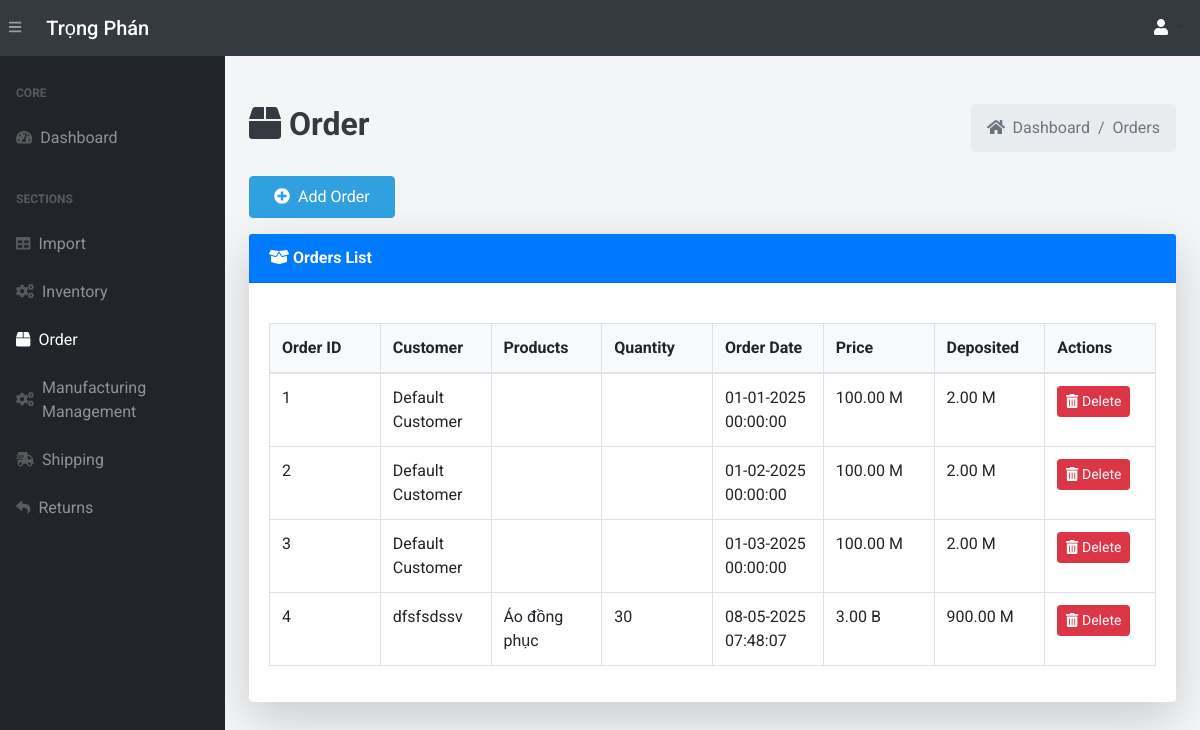
/order/ (signed in), run on an earlier commit of the app's database.
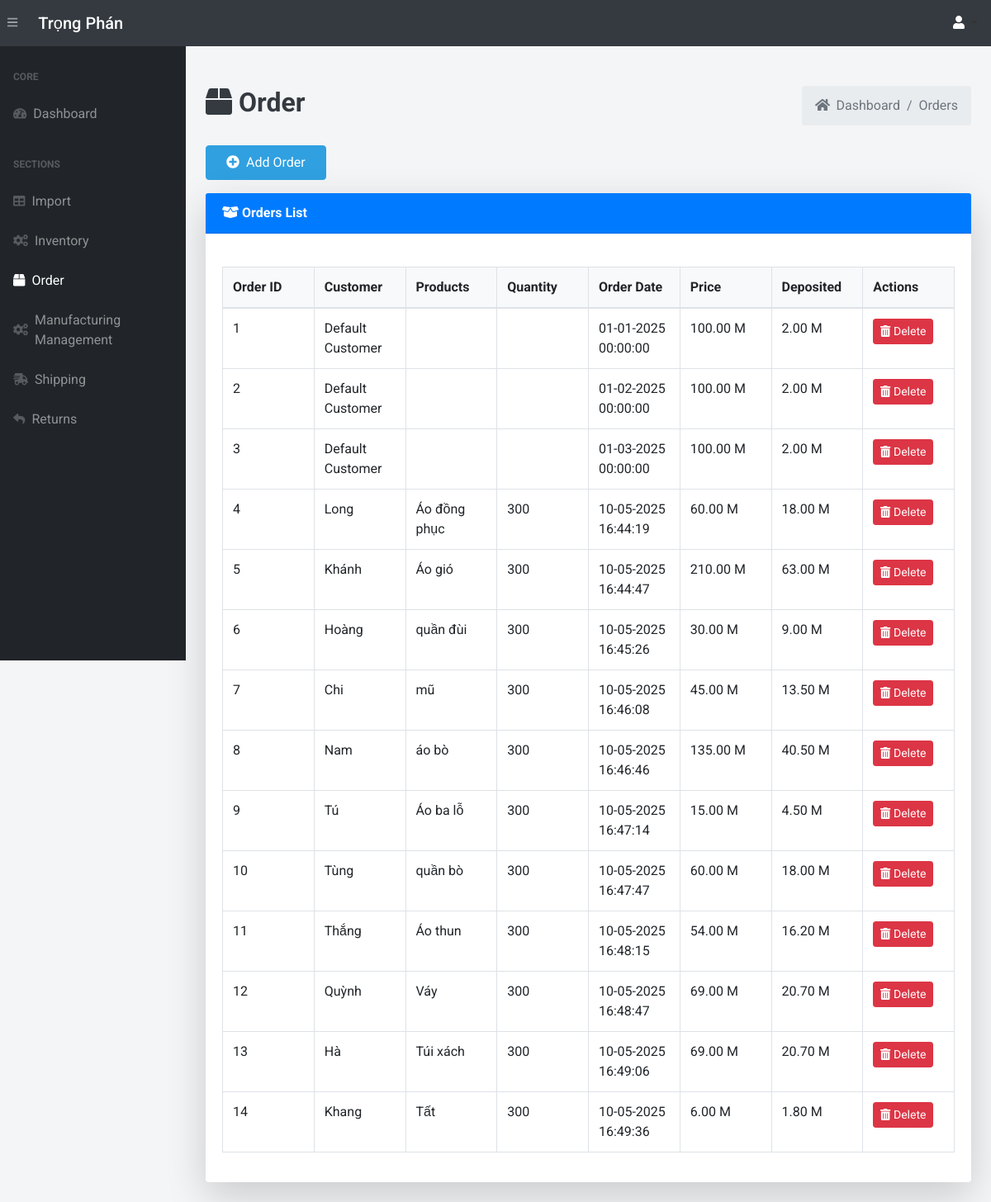
And on a later commit of the database.
### app.py (models this page shows, shortened)
class Order(db.Model):
    __tablename__ = 'orders'
    order_id = db.Column(db.Integer, primary_key=True)
    cus_name = db.Column(db.String(255), nullable=False)  # Customer Name
    cus_contact = db.Column(db.String(255), nullable=False)  # Customer Contact
    cus_address = db.Column(db.String(255), nullable=False)  # Customer Address
    order_date = db.Column(db.DateTime, default=vietnam_now)
    price = db.Column(db.Numeric(10, 2), nullable=False)
    deposit_amount = db.Column(db.Float, nullable=False, default=0.0)
    deposit_percent = db.Column(db.Float, nullable=False, default=0.0)
    status = db.Column(db.String(50), default="Processing")
    order_details = db.relationship('OrderDetail', backref='order_relation', lazy=True)

class OrderDetail(db.Model):
    __tablename__ = 'order_details'
    order_detail_id = db.Column(db.Integer, primary_key=True)
    order_id = db.Column(db.Integer, db.ForeignKey('orders.order_id'))
    product_name = db.Column(db.String(100))
    product_price = db.Column(db.Float)
    quantity = db.Column(db.Integer)
    odstarus=db.Column(db.String(50), default="Processing")
    import_id = db.Column(db.Integer, db.ForeignKey('imports.import_id'))  # Import relation
    import_record = db.relationship('Import', backref='order_details', lazy=True)

### app.py (the view)
@app.route('/order/', methods=["GET", "POST"])
@login_required
def view_order():
    orders = Order.query.all()
    return render_template("order.html", orders=orders)

### app.py (called while the page is built, shortened)
@login_manager.user_loader
def load_user(user_id):
    return User.query.get(int(user_id))

def add_monthly_data():
    current_year = datetime.now().year
    months = [f"{current_year}-{str(month).zfill(2)}" for month in range(1, 4)]  # Tháng 1 đến tháng 6
    for month in months:
        existing_month_data = db.session.query(Order).filter(Order.order_date.like(f'{month}%')).first()
    db.session.commit()

@app.before_request
def initialize_data():
    add_monthly_data()

@app.template_filter('format_price')
@login_required
def format_price(value):
    try:
        if value >= 1000000000:
            return "{:,.2f} B".format(value / 1000000000)
        elif value >= 1000000:
            return "{:,.2f} M".format(value / 1000000)
        return "{:,.2f}".format(value)
    except (ValueError, TypeError):
        return value

### templates/order.html (shortened to what this page needs)
{% extends 'base.html' %}
{% block content %}
<main>
    <div class="container-fluid mt-5">
        <div class="d-flex justify-content-between align-items-center mb-4">
            <h1 class="text-dark font-weight-bold"  style="font-size: 2rem;"><i class="fas fa-box"></i> Order</h1>
            <ol class="breadcrumb mb-0">
                <li class="breadcrumb-item"><a href="/" class="text-decoration-none text-muted"><i class="fas fa-home mr-1"></i> Dashboard</a></li>
                <li class="breadcrumb-item active">Orders</li>
            </ol>
        </div>
        <a href="/add-order/" class="btn btn-add px-4 py-2 mb-3">
            <i class="fas fa-plus-circle mr-2"></i>Add Order
        </a>
        <div class="card shadow-lg border-0 mb-4">
            <div class="card-header bg-primary text-white font-weight-bold">
                <i class="fas fa-box-open"></i> Orders List
            </div>
            <div class="card-body">
                <div class="table-responsive">
                    {% if orders %}
                        <table class="table table-bordered table-hover" id="dataTable" width="100%" cellspacing="0" style="table-layout: fixed;">
                            <thead class="bg-light">
                                <tr>
                                    <th>Order ID</th>
                                    <th>Customer</th>
                                    <th>Products</th>
                                    <th>Quantity</th>
                                    <th>Order Date</th>
                                    <th>Price</th>
                                    <th>Deposited</th>
                                    <th>Actions</th>
                                </tr>
                            </thead>
                            <tbody>
                                {% for order in orders %}
                                    <tr>
                                        <td>{{ order.order_id }}</td>
                                        <td>{{ order.cus_name }}</td>
                                        <td>
                                            {% for order_detail in order.order_details %}
                                                {{ order_detail.product_name }} <br>
                                            {% endfor %}
                                        </td>
                                        <td>
                                            {% for order_detail in order.order_details %}
                                                {{ order_detail.quantity }}<br>
                                            {% endfor %}
                                        </td>
                                        <td>{{ order.order_date.strftime('%d-%m-%Y %H:%M:%S') }}</td>
                                        <td>{{ order.price | format_price }}</td>
                                        <td>{{ order.deposit_amount | format_price }}</td>
                                        <td>
                                            <form action="{{ url_for('deleteOrder', order_id=order.order_id) }}" method="POST" style="display:inline;">
                                                <button type="submit" class="btn btn-danger btn-sm hover-shadow" onclick="return confirm('Are you sure you want to delete this order item?')">
                                                    <i class="fas fa-trash-alt"></i> Delete
                                                </button>
                                            </form>
                                        </td>
                                    </tr>
                                {% endfor %}
                            </tbody>
                        </table>
                    {% else %}
                        <p>No orders found.</p>
                    {% endif %}
                </div>
            </div>
        </div>
    </div>
</main>
{% endblock %}

What changed in the data, as far as the page shows it:
changed Order id 4: cus_name "dfsfsdssv" → "Long"; order_date "08-05-2025 07:48:07" → "10-05-2025 16:44:19"; price "3.00 B" → "60.00 M"; deposit_amount "900.00 M" → "18.00 M"
changed OrderDetail "Áo đồng phục": quantity "30" → "300"
added Order: order_id "5", cus_name "Khánh", order_date "10-05-2025 16:44:47", price "210.00 M", deposit_amount "63.00 M"
added OrderDetail: product_name "Áo gió", quantity "300"
added Order: order_id "6", cus_name "Hoàng", order_date "10-05-2025 16:45:26", price "30.00 M", deposit_amount "9.00 M"
added OrderDetail: product_name "quần đùi", quantity "300"
added Order: order_id "7", cus_name "Chi", order_date "10-05-2025 16:46:08", price "45.00 M", deposit_amount "13.50 M"
added OrderDetail: product_name "mũ", quantity "300"
added Order: order_id "8", cus_name "Nam", order_date "10-05-2025 16:46:46", price "135.00 M", deposit_amount "40.50 M"
added OrderDetail: product_name "áo bò", quantity "300"
added Order: order_id "9", cus_name "Tú", order_date "10-05-2025 16:47:14", price "15.00 M", deposit_amount "4.50 M"
added OrderDetail: product_name "Áo ba lỗ", quantity "300"
added Order: order_id "10", cus_name "Tùng", order_date "10-05-2025 16:47:47", price "60.00 M", deposit_amount "18.00 M"
added OrderDetail: product_name "quần bò", quantity "300"
added Order: order_id "11", cus_name "Thắng", order_date "10-05-2025 16:48:15", price "54.00 M", deposit_amount "16.20 M"
added OrderDetail: product_name "Áo thun", quantity "300"
added Order: order_id "12", cus_name "Quỳnh", order_date "10-05-2025 16:48:47", price "69.00 M", deposit_amount "20.70 M"
added OrderDetail: product_name "Váy", quantity "300"
added Order: order_id "13", cus_name "Hà", order_date "10-05-2025 16:49:06", price "69.00 M", deposit_amount "20.70 M"
added OrderDetail: product_name "Túi xách", quantity "300"
added Order: order_id "14", cus_name "Khang", order_date "10-05-2025 16:49:36", price "6.00 M", deposit_amount "1.80 M"
added OrderDetail: product_name "Tất", quantity "300"
